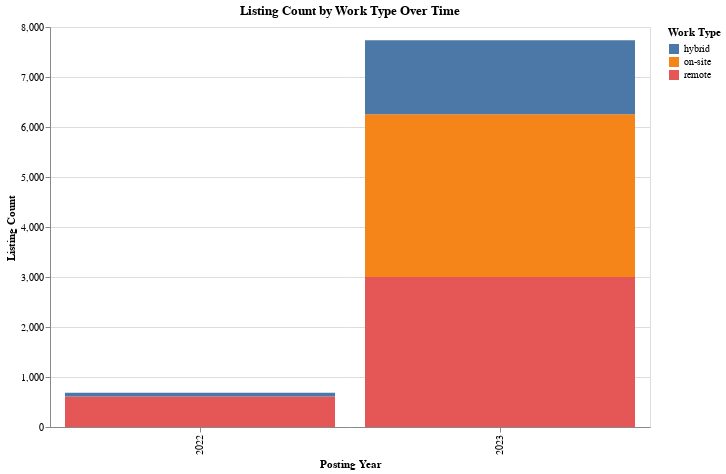

The notebook cell saved with this chart:
### Code cell
stacked_bar_work_type = alt.Chart(df_stacked_work_type_melt).mark_bar().encode(
    x=alt.X('Posting Year:N', title='Posting Year'),
    y=alt.Y('sum(Listing Count):Q', title='Listing Count'),
    color=alt.Color('Work Type:N', title='Work Type')
).properties(
    title='Listing Count by Work Type Over Time',
    width=600,
    height=400
)
stacked_bar_work_type

### Figure 1 — Vega-Lite specification as saved in the notebook (floating-point values rounded to 4 significant figures)
{"config": {"view": {"continuousWidth": 300, "continuousHeight": 300}}, "data": {"name": "data-31bbabb5e99239f19ea058a7a9e46110"}, "mark": {"type": "bar"}, "encoding": {"color": {"field": "Work Type", "title": "Work Type", "type": "nominal"}, "x": {"field": "Posting Year", "title": "Posting Year", "type": "nominal"}, "y": {"aggregate": "sum", "field": "Listing Count", "title": "Listing Count", "type": "quantitative"}}, "height": 400, "title": "Listing Count by Work Type Over Time", "width": 600, "$schema": "https://vega.github.io/schema/vega-lite/v5.15.1.json", "datasets": {"data-31bbabb5e99239f19ea058a7a9e46110": [{"Posting Year": 2022, "Work Type": "remote", "Listing Count": 611}, {"Posting Year": 2023, "Work Type": "remote", "Listing Count": 2999}, {"Posting Year": 2022, "Work Type": "on-site", "Listing Count": 0}, {"Posting Year": 2023, "Work Type": "on-site", "Listing Count": 3258}, {"Posting Year": 2022, "Work Type": "hybrid", "Listing Count": 75}, {"Posting Year": 2023, "Work Type": "hybrid", "Listing Count": 1479}]}}
